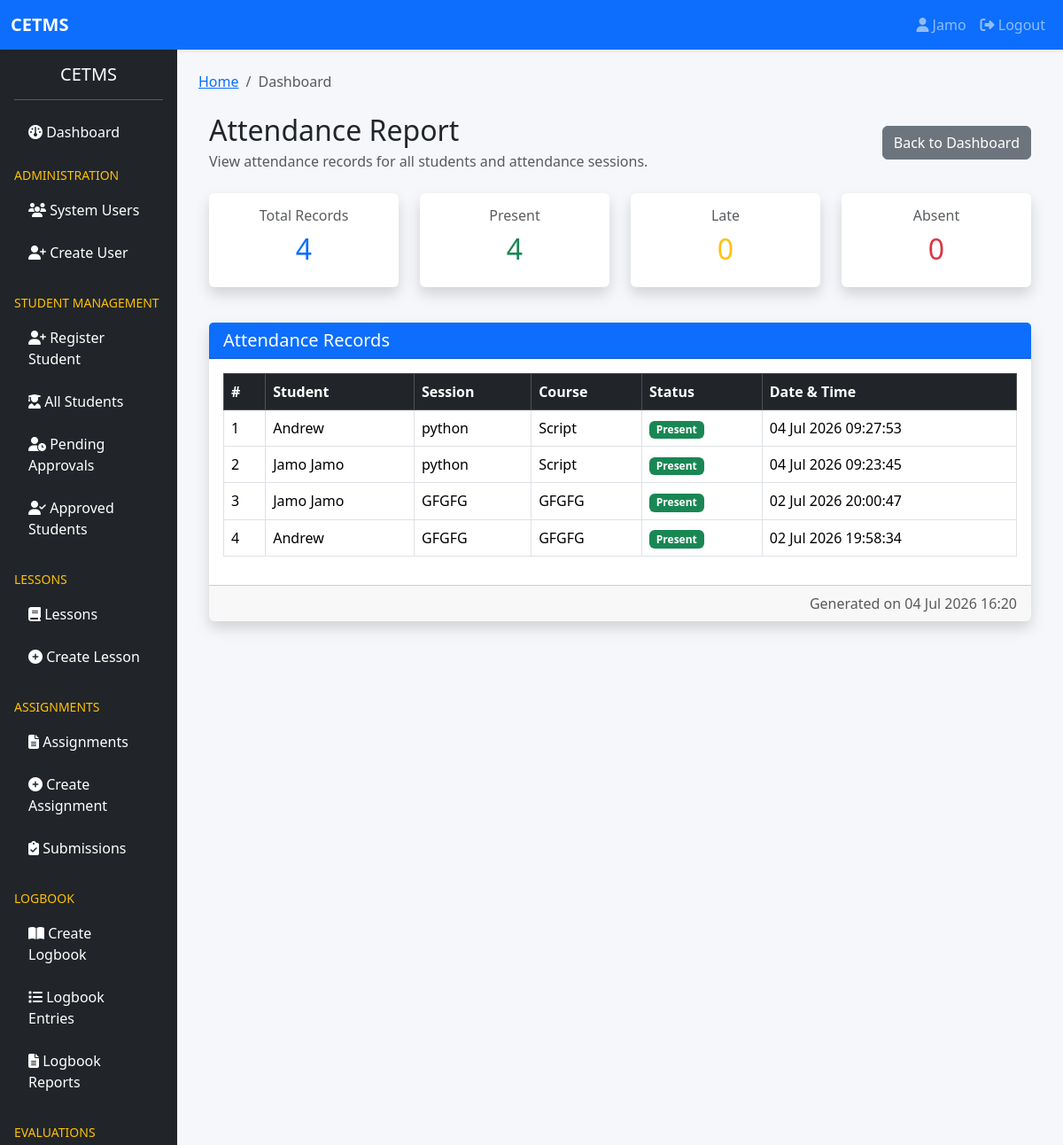
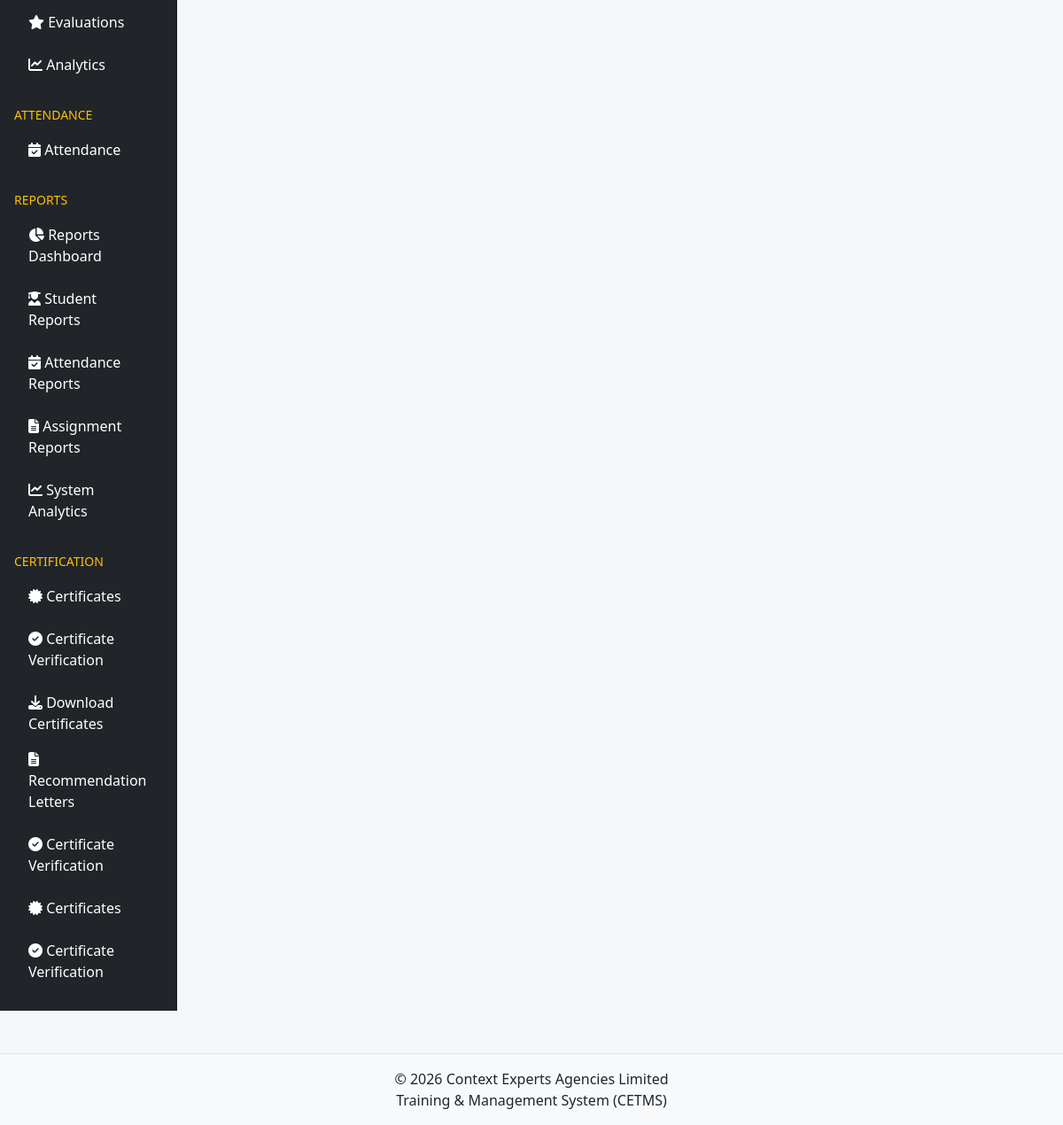
Page /attendance/report/ (signed in) on the committed database (2 pictures, top to bottom).
### accounts/models.py (models this page shows, shortened)
class User(AbstractUser):
    ROLE_CHOICES = (
        ('SUPER_ADMIN', 'Super Admin'),
        ('TRAINER', 'Trainer'),
        ('STUDENT', 'Student'),
        ('FINANCE', 'Finance Officer'),
    )
    role = models.CharField(
        max_length=20,
        choices=ROLE_CHOICES,
        default='STUDENT'
    )
    phone_number = models.CharField(
        max_length=20,
        blank=True,
        null=True
    )
    profile_picture = models.ImageField(
        upload_to='profiles/',
        blank=True,
        null=True
    )
    is_verified = models.BooleanField(
        default=False
    )
    last_seen = models.DateTimeField(
        blank=True,
        null=True
    )
    failed_login_attempts = models.PositiveIntegerField(
        default=0
    )
    is_locked = models.BooleanField(
        default=False
    )
    created_at = models.DateTimeField(
        auto_now_add=True
    )
    updated_at = models.DateTimeField(
        auto_now=True
    )
    class Meta:
        ordering = ['-date_joined']
        verbose_name = "User"
        verbose_name_plural = "Users"

### attendance/models.py (models this page shows, shortened)
class AttendanceRecord(models.Model):
    STATUS_CHOICES = (
        ("PRESENT", "Present"),
        ("ABSENT", "Absent"),
        ("LATE", "Late"),
    )
    session = models.ForeignKey(
        AttendanceSession,
        on_delete=models.CASCADE,
        related_name="records"
    )
    student = models.ForeignKey(
        settings.AUTH_USER_MODEL,
        on_delete=models.CASCADE,
        related_name="attendance_records"
    )
    status = models.CharField(
        max_length=20,
        choices=STATUS_CHOICES,
        default="PRESENT"
    )
    timestamp = models.DateTimeField(
        auto_now_add=True
    )
    remarks = models.TextField(
        blank=True,
        null=True
    )
    class Meta:
        ordering = ["-timestamp"]
        unique_together = (
            "session",
            "student"
        )

class AttendanceSession(models.Model):
    title = models.CharField(max_length=255)
    course = models.CharField(
        max_length=255,
        blank=True,
        null=True
    )
    created_by = models.ForeignKey(
        settings.AUTH_USER_MODEL,
        on_delete=models.CASCADE,
        related_name="attendance_sessions"
    )
    session_token = models.UUIDField(
        default=uuid.uuid4,
        editable=False,
        unique=True
    )
    created_at = models.DateTimeField(
        default=timezone.now,
        editable=False
    )
    updated_at = models.DateTimeField(
        auto_now=True
    )
    opens_at = models.DateTimeField(
        default=timezone.now
    )
    duration_minutes = models.PositiveIntegerField(
        default=20
    )
    expires_at = models.DateTimeField(
        blank=True,
        null=True
    )
    is_active = models.BooleanField(
        default=True
    )
    class Meta:
        ordering = ["-created_at"]

### attendance/views.py (the view, shortened to what this page needs)
@login_required
def attendance_report(request):
    if is_trainer_or_admin(request.user):
        records = (
            AttendanceRecord.objects
            .select_related(
                "student",
                "session"
            )
            .order_by("-timestamp")
        )
    context = {
        "records": records,
        "total_records": records.count(),
        "present_count": records.filter(
            status="PRESENT"
        ).count(),
        "late_count": records.filter(
            status="LATE"
        ).count(),
        "absent_count": records.filter(
            status="ABSENT"
        ).count(),
        "sessions_covered": (
            records.values("session")
            .distinct()
            .count()
        ),
        "is_trainer": is_trainer_or_admin(request.user),
        "now": timezone.now(),
    }
    return render(
        request,
        "attendance_report.html",
        context
    )

### attendance/views.py (called while the page is built)
def is_trainer_or_admin(user):
    return (
        user.is_staff or
        getattr(user, "role", "").upper() == "TRAINER"
    )

### attendance/templates/attendance_report.html (shortened to what this page needs)
{% extends "base.html" %}
{% block content %}
<div class="container mt-4">
    <div class="d-flex justify-content-between align-items-center mb-4">
        <div>
            <h2 class="mb-1">
                Attendance Report
            </h2>
            <p class="text-muted mb-0">
                View attendance records for all students and attendance sessions.
            </p>
        </div>
        <a href="{% url 'attendance:dashboard' %}"
           class="btn btn-secondary">
            Back to Dashboard
        </a>
    </div>
    <div class="row mb-4">
        <div class="col-md-3 mb-3">
            <div class="card shadow text-center">
                <div class="card-body">
                    <h6 class="text-muted">
                        Total Records
                    </h6>
                    <h2 class="text-primary">
                        {{ total_records }}
                    </h2>
                </div>
            </div>
        </div>
        <div class="col-md-3 mb-3">
            <div class="card shadow text-center">
                <div class="card-body">
                    <h6 class="text-muted">
                        Present
                    </h6>
                    <h2 class="text-success">
                        {{ present_count }}
                    </h2>
                </div>
            </div>
        </div>
        <div class="col-md-3 mb-3">
            <div class="card shadow text-center">
                <div class="card-body">
                    <h6 class="text-muted">
                        Late
                    </h6>
                    <h2 class="text-warning">
                        {{ late_count }}
                    </h2>
                </div>
            </div>
        </div>
        <div class="col-md-3 mb-3">
            <div class="card shadow text-center">
                <div class="card-body">
                    <h6 class="text-muted">
                        Absent
                    </h6>
                    <h2 class="text-danger">
                        {{ absent_count }}
                    </h2>
                </div>
            </div>
        </div>
    </div>
    <div class="card shadow">
        <div class="card-header bg-primary text-white">
            <h5 class="mb-0">
                Attendance Records
            </h5>
        </div>
        <div class="card-body">
            {% if records %}
            <div class="table-responsive">
                <table class="table table-hover table-bordered align-middle">
                    <thead class="table-dark">
                        <tr>
                            <th>#</th>
                            <th>Student</th>
                            <th>Session</th>
                            <th>Course</th>
                            <th>Status</th>
                            <th>Date & Time</th>
                        </tr>
                    </thead>
                    <tbody>
                        {% for record in records %}
                        <tr>
                            <td>
                                {{ forloop.counter }}
                            </td>
                            <td>
                                {{ record.student.get_full_name|default:record.student.username }}
                            </td>
                            <td>
                                {{ record.session.title }}
                            </td>
                            <td>
                                {{ record.session.course|default:"-" }}
                            </td>
                            <td>
                                {% if record.status == "PRESENT" %}
                                    <span class="badge bg-success">
                                        Present
                                    </span>
                                {% elif record.status == "LATE" %}
                                    <span class="badge bg-warning text-dark">
                                        Late
                                    </span>
                                {% else %}
                                    <span class="badge bg-danger">
                                        Absent
                                    </span>
                                {% endif %}
                            </td>
                            <td>
                                {{ record.timestamp|date:"d M Y H:i:s" }}
                            </td>
                        </tr>
                        {% endfor %}
                    </tbody>
                </table>
            </div>
            {% else %}
            <div class="alert alert-info mb-0">
                No attendance records have been recorded yet.
            </div>
            {% endif %}
        </div>
        <div class="card-footer text-muted text-end">
            Generated on
            {{ now|date:"d M Y H:i" }}
        </div>
    </div>
</div>
{% endblock %}

### templates/partials/navbar.html (shortened to what this page needs)
<nav class="navbar navbar-expand-lg navbar-dark bg-primary shadow-sm">
    <div class="container-fluid">
        <a class="navbar-brand fw-bold" href="#">
            CETMS
        </a>
        <div class="collapse navbar-collapse" id="navbarNav">
            <ul class="navbar-nav ms-auto">
                {% if user.is_authenticated %}
                    <li class="nav-item">
                        <a class="nav-link"
                           href="{% url 'accounts:profile' %}">
                            <i class="fa fa-user"></i>
                            {{ user.username }}
                        </a>
                    </li>
                    <li class="nav-item">
                        <a class="nav-link"
                           href="{% url 'accounts:logout' %}">
                            <i class="fa fa-sign-out-alt"></i>
                            Logout
                        </a>
                    </li>
                {% endif %}
            </ul>
        </div>
    </div>
</nav>

### static/css/style.css (style rules this page uses)
body { background:#f5f7fa; }
.card { border:none; }

### rows in the picture
User: username "Jamo"
AttendanceRecord: student.get_full_name "Andrew", session "python", session.course "Script", status "Present", timestamp "04 Jul 2026 09:27:53"
AttendanceRecord: student.get_full_name "Jamo Jamo", session "python", session.course "Script", status "Present", timestamp "04 Jul 2026 09:23:45"
AttendanceRecord: student.get_full_name "Jamo Jamo", session "GFGFG", session.course "GFGFG", status "Present", timestamp "02 Jul 2026 20:00:47"
AttendanceRecord: student.get_full_name "Andrew", session "GFGFG", session.course "GFGFG", status "Present", timestamp "02 Jul 2026 19:58:34"

### other values in the picture
{{ total_records }} "4"
{{ present_count }} "4"
{{ late_count }} "0"
{{ absent_count }} "0"
